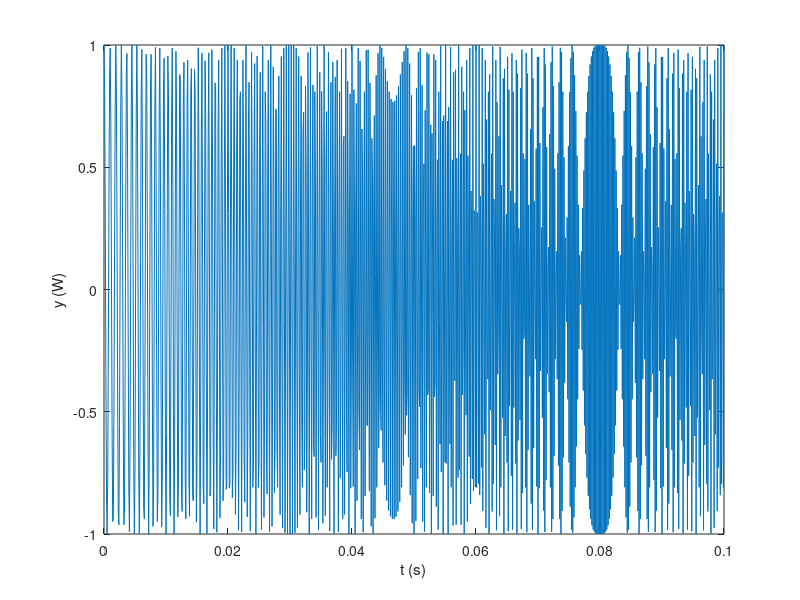

Source code (MATLAB): (Note: this script raises an error after producing the figure.)
% Gproject
% Generates waveforms

clear; close all; clc;

% Sine wave with fixed frequency
f  = 10e9;            % Signal frequency, Hz
T  = 1/f;             % Signal period, s
w  = 2*pi*f;          % Signal frequency (angular), rad/s
dt = 1/(10*f);        % Sampling interval, achieves roughly 10 samples per cycle
t  = 0:dt:(10*T);     % Time, s
A  = 1;               % Amplitude
y  = A * sin(w*t);    % Signal power
%figure(1)
%plot(t, y)
%xlabel('t (s)')
%ylabel('y (W)')

% LFM Continuous-Wave Chirp
% See POMR, 2nd ed., Richards and Melvin, Chapter 19 - Equation 19.50
f   = 10e2;            % Signal frequency, Hz
T   = 1/f;             % Signal period, s 
w   = 2*pi*f;          % Signal frequency (angular), rad/s
dt  = 1/(10*f);        % Sampling rate
t   = 0:dt:0.1;        % Time, s
A   = 1;               % Amplitude
tau = 0.2;             % Pulse duration
B   = 10e3;            % Bandwidth, Hz
y = A * cos(2*pi*f*t + pi*(B/tau)*(t.^2));
figure(2)
plot(t, y)
xlabel('t (s)')
ylabel('y (W)')


%Pulse with fixed wave
prf = 1;
pw = 0.1;
fs = 1000;
f = 20;
T = 0:1/fs:3-1/fs;
D = 0:1/prf:3-1/prf;
Y = pulstran(T,D,@(t)sin(2*pi*f*t).*(t>=0).*(t<pw));
plot(T,Y)


%f  = 10e9;            % Signal frequency, Hz
%T  = 1/f;             % Signal period, s
%w  = 2*pi*f;          % Signal frequency (angular), rad/s
%dt = 1/(10*f);        % Sampling interval, achieves roughly 10 samples per cycle
%t  = 0:1/(10e-6):0.5;       % Samples in time
%A  = 1;               % Amplitude
%y  = A * sin(w*t);    % Signal power

%pw = 1e-6;%(1/10e9)/10;
%pulseperiods = [0:10]*4e-6;
%y = pulstran(t,pulseperiods,@rectpuls,pw);% .* A .* sin(w*t);

%Pulse with fixed wave
%frequency = 10*10^9; %F = 10GHz
%t = sampling;

%pulsewidth = 1e-6;
%pulseperiods = [0:10]*4e-6;

%x = pulstran(t,pulseperiods,@rectpuls,pulsewidth);
%figure(3)
%plot(t,x)
%axis([0 4e-5 -0.5 1.5])

%figure(3)
%plot(t,y)
%axis([0 4e-5 -0.5 1.5])

% LFM Chirp Pulse
%waveform = phased.LinearFMWaveform('SampleRate',1e6,...
%   'PulseWidth',100e-6,'PRF',4e3,...
%    'SweepBandwidth',200e3,'SweepDirection','Up',...
%    'Envelope','Rectangular',...
%    'OutputFormat','Pulses','NumPulses',1);
%figure(4)
%plot(waveform)